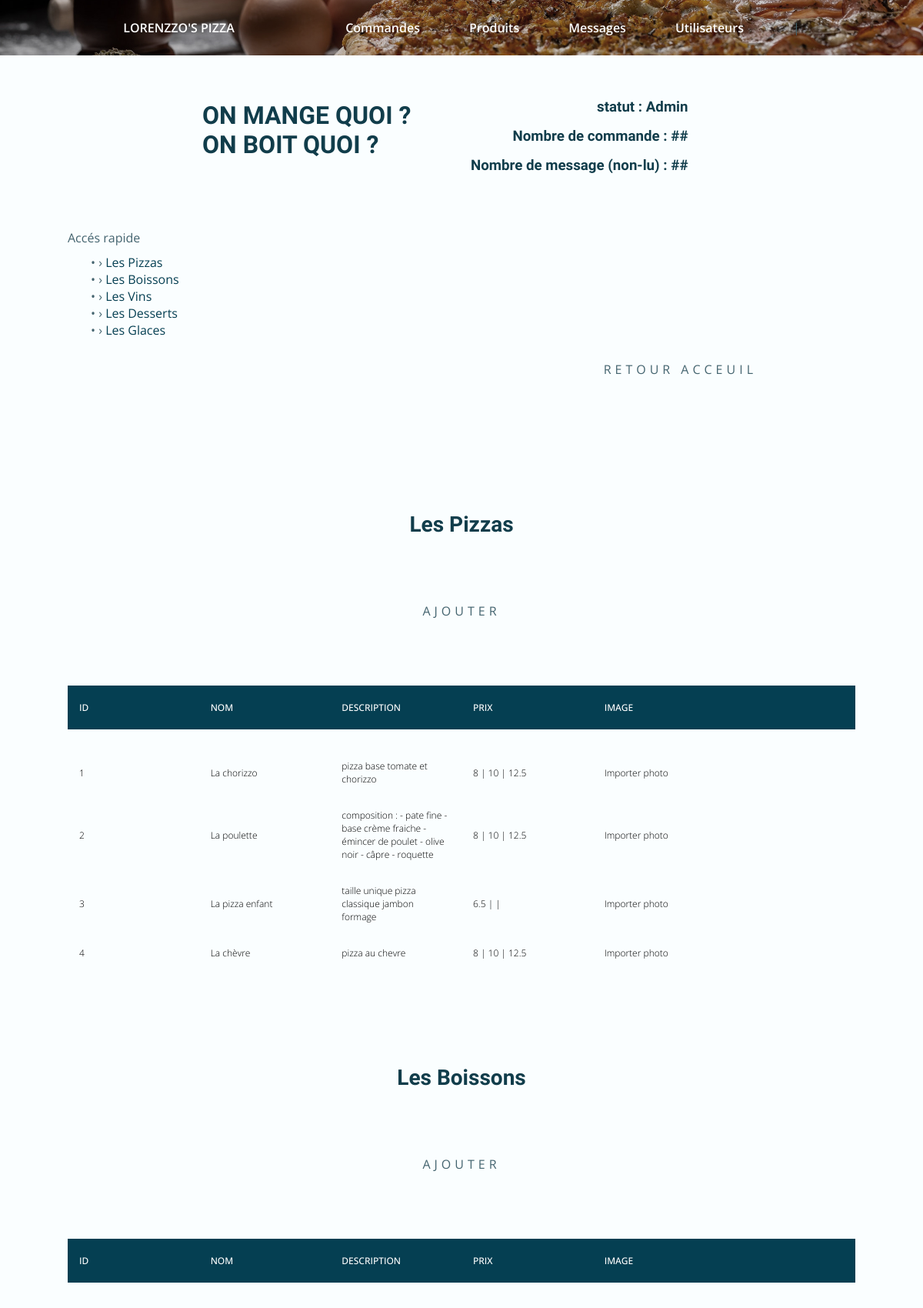
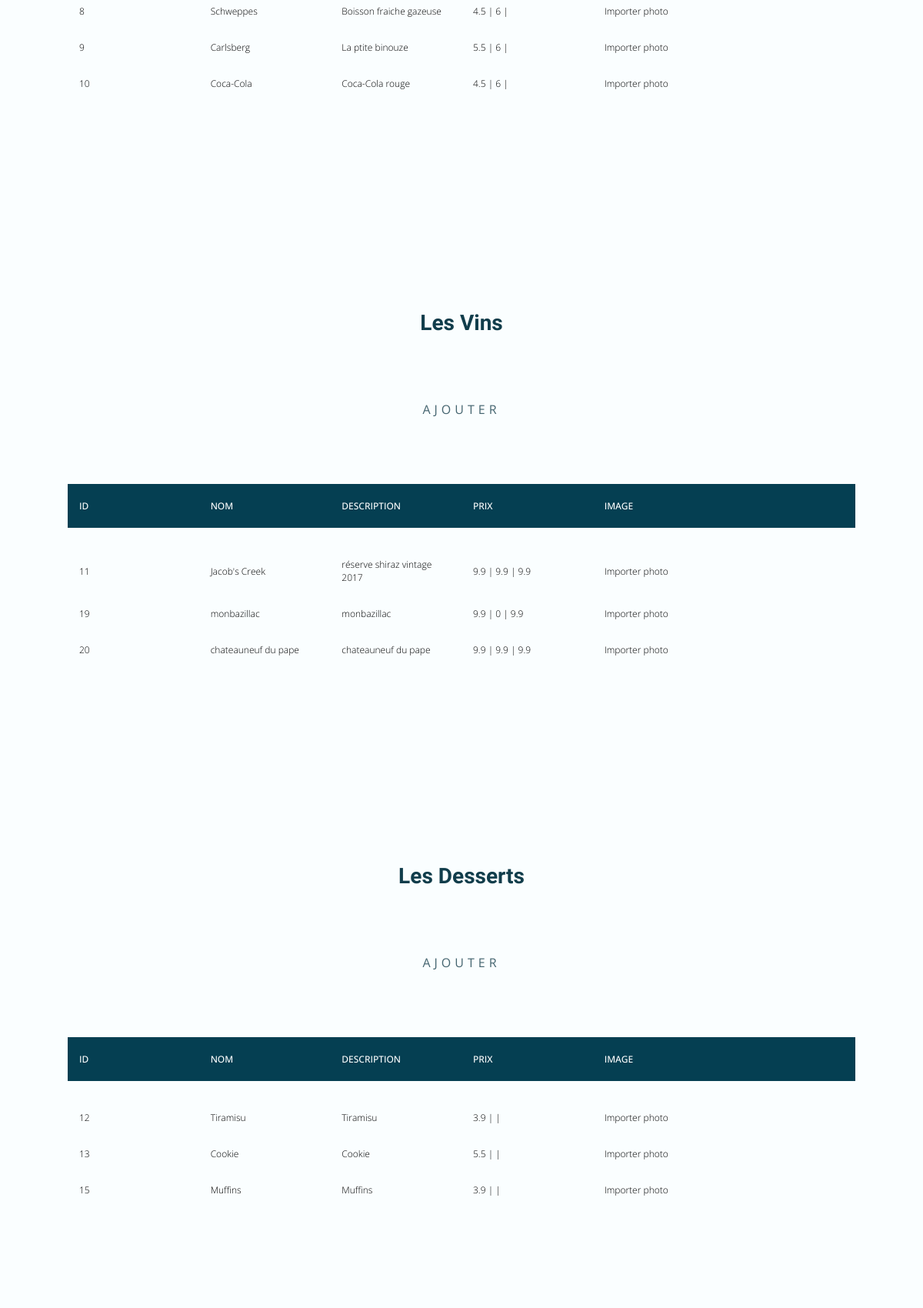
The page /admin-modifier-produit.php (upper part) on the database its author committed (2 pictures, top to bottom).
### tables this page shows
CREATE TABLE IF NOT EXISTS `category` (
  `id` int NOT NULL AUTO_INCREMENT,
  `name` varchar(255) NOT NULL,
  PRIMARY KEY (`id`)
);

CREATE TABLE IF NOT EXISTS `produit` (
  `id` int NOT NULL AUTO_INCREMENT,
  `name` varchar(255) NOT NULL,
  `details` text NOT NULL,
  `img_path` varchar(255) NOT NULL,
  `category_id` int DEFAULT NULL,
  PRIMARY KEY (`id`),
  KEY `fk_product_category` (`category_id`)
);

### dbcontroller.php (called while the page is built, shortened)
<?php
class DBController {
    private $host = "localhost";
    private $user = "root";
    private $password = "";
    private $database = "lorenzzobd_dieug";
    private $conn;
    function __construct() {
        $this->conn = $this->connectDB();
    }
    function connectDB() {
        $conn = new PDO("mysql:host=" . $this->host . ";dbname=" . $this->database, $this->user, $this->password);
        return $conn;
    }
    function runQuery($query) {
        $result = $this->conn->query($query);
        while($row=$result->fetch(PDO::FETCH_ASSOC)) {
            $resultset[] = $row;
        }
        if(!empty($resultset))
            return $resultset;
    }
}
?>

### admin-modifier-produit.php (the view, shortened to what this page needs)
<?php include('base/head.php') ?>
<?php
    require_once ('dbcontroller.php');
    $db_handle = new DBcontroller();
?>
<?php include ('base/header-admin.php') ?>
<?php
    $admins = $db_handle->runQuery("SELECT * FROM admin");
    $admin=$admins[0];
    $categories = $db_handle->runQuery("SELECT * FROM category");
    $products = $db_handle->runQuery("SELECT * FROM produit");
?>
<section class="hero">
    <img src="assets/img/home1.jpg" alt="" class="hero__img">
</section>
<div class="product section">
    <div class="container grid">
        <div class="product__container container grid">
            <div class="product__info">
                <h1 class="product__info-title">On mange quoi ? <br>On boit quoi ?</h1>
            </div>
            <div class="product__data">
                <h3 class="product__data-title">statut : <?= $admin['poste'] ?></h3>
                <h3 class="product__data-title">Nombre de commande : ##</h3>
                <h3 class="product__data-title">Nombre de message (non-lu) : ##</h3>
            </div>
        </div>
        <div class="product__menu">
            <div>
                <span>Accés rapide</span>
            </div>
            <div class="product__menu-button">
             <?php   foreach($categories as $category){
                 $category['name']=str_replace("Nos", "Les", $category['name']);
                 ?><span>• › <a href="#<?= $category['name'] ?>"><?= $category['name'] ?></a></span> <br>
            <?php
             }
            ?>
            </div>
            <div class="product__button">
                <div class="button">
                    <a href="admin.php" class="button__title button__slide-effect">Retour Acceuil</a>
                </div>
            </div>
        </div>
    </div>
<section>
    <?php
        foreach($categories as $category){
            $category['name']=str_replace("Nos", "Les", $category['name']);
            $filteredProducts = array_filter($products, static function($product) use($category){
                if($product['category_id'] === $category['id']){
                    return $product;
                }
            });
    ?>
    <div class="container grid" id="<?= $category['name'] ?>">
        <h2 class="product__title section__title"><?= $category['name'] ?></h2>
        <div class="button">
            <a href="admin-ajouter.php?id=<?= $category['id'] ?>" class="button__title button__slide-effect">ajouter</a>
        </div>
        <div class="product__table-header">
            <table cellpadding="0" cellspacing="0" border="0">
                <thead>
                <tr>
                    <th>ID</th>
                    <th>Nom</th>
                    <th>Description</th>
                    <th>Prix</th>
                    <th>Image</th>
                    <th><i class="uil uil-trash-alt"></i></th>
                </tr>
                </thead>
            </table>
        </div>
        <div class="product__table-content">
        <?php
            foreach($filteredProducts as $product){
                $id = $product["id"];
                $price = $db_handle->runQuery("SELECT price FROM price WHERE produit_id =$id")
        ?>
            <table cellpadding="0" cellspacing="0" border="0">
                <tbody>
                <tr>
                    <td><?= $product['id'] ?></td>
                    <td><?= $product['name'] ?></td>
                    <td><?= $product['details'] ?></td>
                    <td><?= $price[0]['price'] ?> | <?= $price[1]['price'] ?> | <?= $price[2]['price'] ?> </td>
                    <td>
                        <label for="upload-photo">Importer photo</label>
                    </td>
                    <td><i class="uil uil-trash-alt"></td>
                </tr>
                </tbody>
            </table>
            <?php
        };
        ?>
        </div>
        </div>
<?php
    }
?>
</section>
<?php include ('base/script.php') ?>

### rows shown on the page
category: name "Les Pizzas"
category: name "Les Boissons"
category: name "Les Vins"
category: name "Les Desserts"
category: name "Les Glaces"
produit: id "1", name "La chorizzo", details "pizza base tomate et chorizzo", price "8", price "10", price "12.5"
produit: id "2", name "La poulette", details "composition : - pate fine - base crème fraiche - émincer de poulet - olive noir - câpre - roquette", price "8", price "10", price "12.5"
produit: id "3", name "La pizza enfant", details "taille unique pizza classique jambon formage", price "6.5"
produit: id "4", name "La chèvre", details "pizza au chevre", price "8", price "10", price "12.5"
produit: id "8", name "Schweppes", details "Boisson fraiche gazeuse", price "4.5", price "6"
produit: id "9", name "Carlsberg", details "La ptite binouze", price "5.5", price "6"
produit: id "10", name "Coca-Cola", details "Coca-Cola rouge", price "4.5", price "6"
produit: id "11", name "Jacob's Creek", details "réserve shiraz vintage 2017", price "9.9"
produit: id "19", name "monbazillac", details "monbazillac", price "9.9", price "0"
produit: id "20", name "chateauneuf du pape", details "chateauneuf du pape", price "9.9"
produit: id "12", name "Tiramisu", details "Tiramisu", price "3.9"
produit: id "13", name "Cookie", details "Cookie", price "5.5"
produit: id "15", name "Muffins", details "Muffins", price "3.9"

### other values the page prints
$admin['poste'] "Admin"
